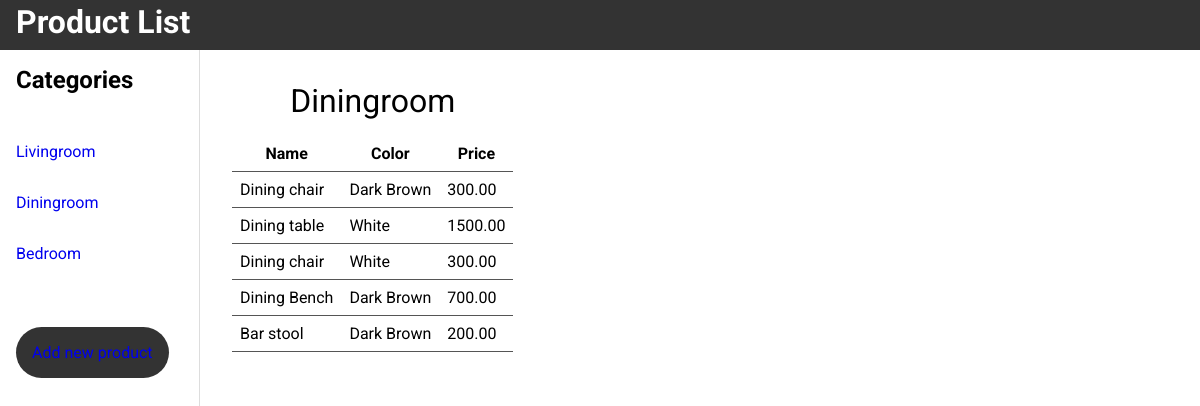
The page /index.php?productCategory=Diningroom on the database its author committed.
### tables this page shows
CREATE TABLE IF NOT EXISTS `products` (
    `productId` int(11) NOT NULL AUTO_INCREMENT,
	`productName` VARCHAR(50) NOT NULL,
	`productColor` VARCHAR(50) NOT NULL,
	`productCategory` VARCHAR(50) NOT NULL,
	`productPrice` DECIMAL(10,2) NOT NULL,
	PRIMARY KEY (`productId`)
	);

### index.php (the view, shortened to what this page needs)
<!DOCTYPE html>
<html lang="en">
    <head>
        <link href='style.css' rel='stylesheet' />
    </head>
    <body class="mainPage">
        <header>
            <h1>Product List</h1>
        </header>
        <aside>
            <h2>Categories</h2>
            <a href='index.php?productCategory=Livingroom' >Livingroom</a>
            <a href='index.php?productCategory=Diningroom' >Diningroom</a>
            <a href='index.php?productCategory=Bedroom' >Bedroom</a>
            <a href='addNew.php' class="addNewButton">Add new product</a>
        </aside>
        <main>
            <?php
               require 'connect.php';
               if(isset($_GET['productCategory']) ){
                    $category=$_GET['productCategory'] ;
               }else{
                    $category="";
               }
               $sql = "SELECT * FROM products WHERE productCategory='" . $category . "'";
               $result = mysqli_query($mysqli, $sql);
                $rows = $result->fetch_all(MYSQLI_ASSOC);
                    echo '<table>';
                    echo '<caption>'.$category.'</caption>';
                    echo '<tr>';
                    echo '<th>Name</th>';
                    echo '<th>Color</th>';
                    echo '<th>Price</th>';
                    echo '</tr>';
                    foreach($rows as $row) {
                        echo
                        '<td>'. $row['productName'].'</td>' ,
                        '<td>'. $row['productColor'].'</td>',
                        '<td>'. $row['productPrice'].'</td>';
                    }
            ?>
        </main>
    </body>
</html>

### style.css (style rules this page uses)
* { margin: 0; box-sizing: border-box; }
html, body { font-family: "Roboto", sans-serif; }
.mainPage { display: grid; height: 100vh; grid-template-columns: 200px 1fr; grid-template-rows: 50px 1fr; }
main { padding: 2rem; }
header { grid-column: 1/ 3; background: #333; padding: 0.2rem 1rem; color: #fff; }
aside a { display: block; text-decoration: none; padding: 1rem 0; }
aside { padding: 1rem; border-right: 1px solid #ddd; }
.addNewButton { display: inline-block; padding: 1rem; background-color: #333; margin-top: 3rem; border-radius: 3em; }
table { border-collapse: collapse; }
table td, table th { padding: 0.5rem; }
table tr { border-bottom: 1px solid #555; }
table caption { font-size: 2rem; margin-bottom: 1rem; }
h2 { margin-bottom: 2rem; }

### rows shown on the page
products: productName "Dining chair", productColor "Dark Brown", productPrice "300.00"
products: productName "Dining table", productColor "White", productPrice "1500.00"
products: productName "Dining chair", productColor "White", productPrice "300.00"
products: productName "Dining Bench", productColor "Dark Brown", productPrice "700.00"
products: productName "Bar stool", productColor "Dark Brown", productPrice "200.00"

### other values the page prints
$category "Diningroom"
